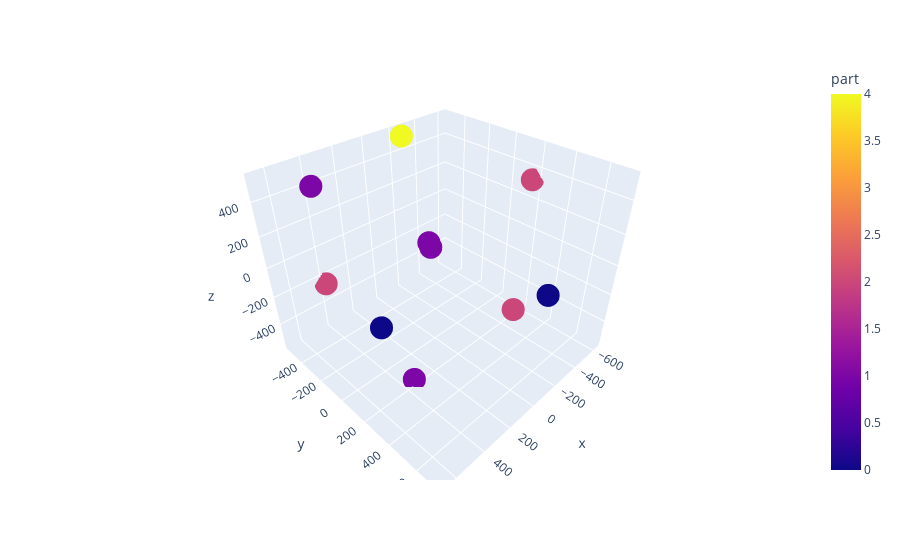

Notebook code cell kept with this figure:
### Code cell
fig = px.scatter_3d(pca_result, x='x', y='y', z='z',
              color='part')
fig.show()

### Figure 1 — Plotly figure (JSON) as saved in the notebook; plotly's stock layout.template omitted (floating-point values rounded to 4 significant figures)
{"data": [{"hovertemplate": "x=%{x}<br>y=%{y}<br>z=%{z}<br>part=%{marker.color}<extra></extra>", "legendgroup": "", "marker": {"color": [1, 0, 1, 2, 1, 1, 2, 0, 2, 4], "coloraxis": "coloraxis", "symbol": "circle"}, "mode": "markers", "name": "", "scene": "scene", "showlegend": false, "type": "scatter3d", "x": [518.5, 664.7, 344.4, -623.6, 35.77, -397.9, -408.8, -43.78, 391.2, -236.6], "y": [-295.4, 365.5, 185.7, 167.3, 10.85, -467.5, 277.1, 719.1, -534.7, -512.3], "z": [521.6, 140.9, -559.5, 329.6, 99.78, -276.3, -440.8, 118.6, -247.1, 510.5]}], "layout": {"coloraxis": {"colorbar": {"title": {"text": "part"}}, "colorscale": [[0, "#0d0887"], [0.1111, "#46039f"], [0.2222, "#7201a8"], [0.3333, "#9c179e"], [0.4444, "#bd3786"], [0.5556, "#d8576b"], [0.6667, "#ed7953"], [0.7778, "#fb9f3a"], [0.8889, "#fdca26"], [1, "#f0f921"]]}, "legend": {"tracegroupgap": 0}, "margin": {"t": 60}, "scene": {"domain": {"x": [0, 1], "y": [0, 1]}, "xaxis": {"title": {"text": "x"}}, "yaxis": {"title": {"text": "y"}}, "zaxis": {"title": {"text": "z"}}}}}
